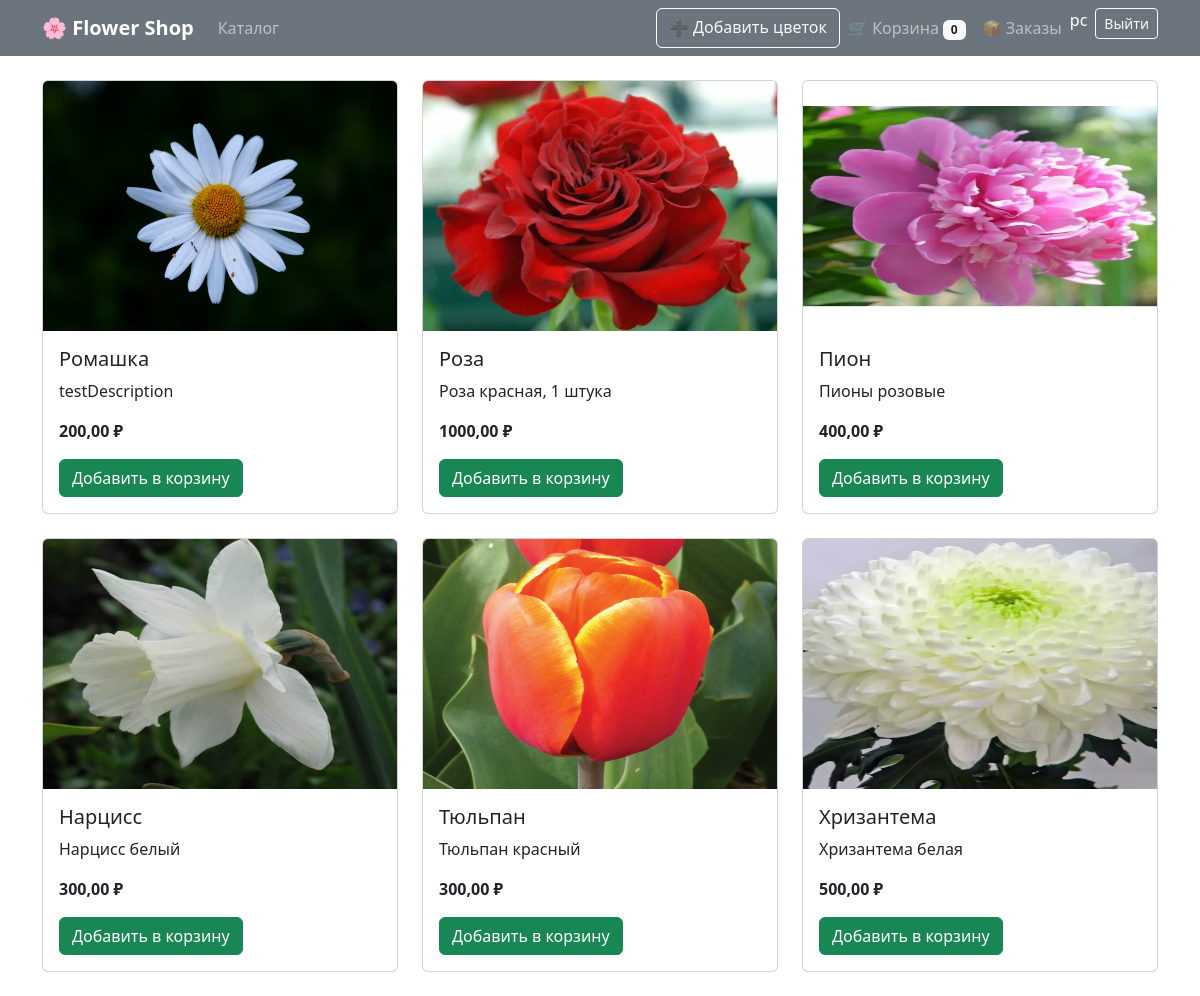
The app's page / (signed in) with its own data.
### shop/models.py (models this page shows, shortened)
class Flower(models.Model):
    name = models.CharField(max_length=100)
    description = models.TextField()
    price = models.DecimalField(max_digits=8, decimal_places=2)
    stock = models.IntegerField()
    image = models.ImageField(upload_to='flowers/', null=True, blank=True)

### shop/views.py (the view)
# urls.py: path('', views.catalog, name='catalog'),
def catalog(request):
    flowers = Flower.objects.all()
    if request.user.is_authenticated:
        order = Order.objects.filter(user=request.user, status='cart').first()
        cart_count = order.items.count() if order else 0
    else:
        cart_count = 0
    return render(request, 'shop/catalog.html', {
        'flowers': flowers,
        'cart_count': cart_count
    })

### shop/templates/shop/catalog.html (shortened to what this page needs)
<!DOCTYPE html>
<html>
<head>
    <link href="https://cdn.jsdelivr.net/npm/bootstrap@5.3.0/dist/css/bootstrap.min.css" rel="stylesheet">
</head>
<body>
    <nav class="navbar navbar-expand-lg navbar-dark bg-secondary">
  <div class="container">
    <a class="navbar-brand fw-bold" href="{% url 'catalog' %}">🌸 Flower Shop</a>
    <div class="collapse navbar-collapse" id="navbarNav">
      <ul class="navbar-nav me-auto mb-2 mb-lg-0">
        <li class="nav-item">
          <a class="nav-link" href="{% url 'catalog' %}">Каталог</a>
        </li>
      </ul>
      <ul class="navbar-nav mb-2 mb-lg-0">
        {% if user.is_authenticated %}
          {% if user.is_staff %}
          <a href="{% url 'add_flower' %}" class="btn btn-outline-light ms-2">
              ➕ Добавить цветок
          </a>
          {% endif %}
        <li class="nav-item">
          <a class="nav-link" href="{% url 'cart' %}">
            🛒 Корзина
            <span class="badge bg-light text-dark">{{ cart_count }}</span>
          </a>
        </li>
        <li class="nav-item">
          <a class="nav-link" href="{% url 'orders_history' %}">📦 Заказы</a>
        </li>
          <li class="nav-item me-2">
            <span class="navbar-text text-white">{{ user.username }}</span>
          </li>
          <li class="nav-item">
            <form action="{% url 'logout' %}" method="post" class="d-inline">
              <button type="submit" class="btn btn-outline-light btn-sm">Выйти</button>
            </form>
          </li>
        {% endif %}
      </ul>
    </div>
  </div>
</nav>
   <div class="container mt-4">
    <div class="row">
        {% for flower in flowers %}
        <div class="col-md-4">
            <div class="card mb-4">
                {% if flower.image %}
                    <img src="{{ flower.image.url }}" class="card-img-top" height="250">
                {% endif %}
                <div class="card-body">
                    <h5 class="card-title">{{ flower.name }}</h5>
                    <p class="card-text">{{ flower.description }}</p>
                    <p><strong>{{ flower.price }} ₽</strong></p>
                    <form action="{% url 'add_to_cart' flower.id %}" method="post">
                        <button class="btn btn-success">Добавить в корзину</button>
                    </form>
                </div>
            </div>
        </div>
        {% endfor %}
    </div>
</div>
</body>
</html>

### records on screen
Flower: image (picture), name "Ромашка", description "testDescription", price "200,00"
Flower: image (picture), name "Роза", description "Роза красная, 1 штука", price "1000,00"
Flower: image (picture), name "Пион", description "Пионы розовые", price "400,00"
Flower: image (picture), name "Нарцисс", description "Нарцисс белый", price "300,00"
Flower: image (picture), name "Тюльпан", description "Тюльпан красный", price "300,00"
Flower: image (picture), name "Хризантема", description "Хризантема белая", price "500,00"

### other values on screen
{{ cart_count }} "0"
{{ user.username }} "pc"
